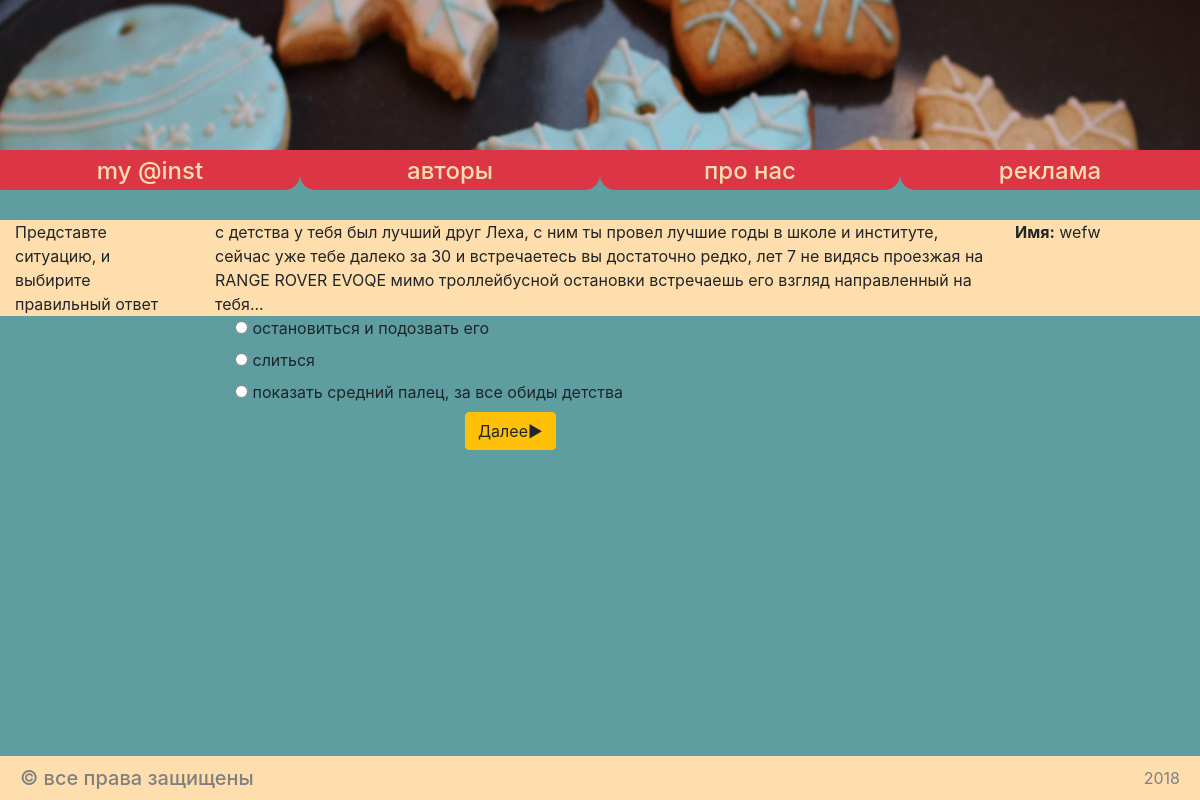
The app's page /third (signed in) with its own data.
### myapp/models/questions.py (models this page shows, shortened)
class quest(Model):
    title = TextField(max_length=30)
    info = TextField(null=True)
    option1 = TextField(null=True)
    option2 = TextField(null=True)
    option3 = TextField(null=True)

### myapp/models/user.py (models this page shows, shortened)
class User(Model):
    id = IntegerField(unique=True, primary_key=True)
    name = TextField(null=False)

### myapp/views.py (the view, shortened to what this page needs)
# urls.py: path('third', views.third, name='third'),
def third(request):
    user = take_user_info(request)
    if request.method == 'GET':
        context = conte(user.id,3)
        return render(request, 'third_page.html', context)
    return render(request, 'too_page.html')

### myapp/views.py (called while the page is built)
def take_user_info(request):
    user_id = request.session['user_id']
    if not user_id:
        return redirect('index')
    user = User.objects.get(id=user_id)
    return user

def conte(a,b):
    user = User.objects.get(id=a)
    que1 = quest.objects.get(id=b)
    rname = user.name
    txfo = que1.info
    op1 = que1.option1
    op2 = que1.option2
    op3 = que1.option3
    context = {'name': rname, 'info': txfo, 'op1': op1, 'op2': op2, 'op3': op3}
    return context

### myapp/templates/third_page.html (shortened to what this page needs)
{% extends "wrapper.html" %}
{% block content %}
    <div class="container-fluid static_txt" style="margin-top: 30px;">
        <div class="row">
            <div
                 class="col-md-2 ">
             Представте ситуацию, и выбирите правильный ответ
            </div>
            <div
                class="col-md-8">
             {{ info }}
          </div>
          <div
                class="col-md-2">
             <strong>Имя:</strong> {{ name }}
          </div>
        </div>
    </div>
<div class="container">
    <form action="" method="POST">
        <div class="row">
            <div class="col-md-10 offset-2">
                <div class="radio">
                      <label>
                        <input type="radio" name="optionsRadios" id="optionsRadios1" value="options1">
                        {{ op1 }}
                      </label>
                </div>
                <div class="radio">
                      <label>
                        <input type="radio" name="optionsRadios" id="optionsRadios2" value="options2">
                        {{ op2 }}
                      </label>
                </div>
                <div class="radio">
                      <label>
                        <input type="radio" name="optionsRadios" id="optionsRadios3" value="options3">
                          {{ op3 }}
                      </label>
                </div>
                <button class="btn btn-warning offset-3" type="submit">Далее&#9658</button>
            </div>
        </div>
    </form>
</div>
<footer class="info">
    <h5>&copy все права защищены<small>2018</small></h5>
</footer>
{% endblock %}

### myapp/static/css/some_html.css (style rules this page uses)
body { background-color: #5F9EA0; }
footer { padding: 10px 20px; background: #FFDEAD; position: absolute; bottom: 0; left:0; right:0; width: 100%; color:grey; }
footer h5 { margin: 0; }
footer h5 small { float: right; padding-top: 3px; }
.static_txt { background-color:#FFDEAD; }

### records on screen
quest: info "с детства у тебя был лучший друг Леха, с ним ты провел лучшие годы в школе и институте, сейчас уже тебе далеко за 30 и встречаетесь вы достаточно редко, лет 7 не видясь проезжая на RANGE ROVER EVOQE мимо троллейбусной остановки встречаешь его взгляд направленный на тебя...", option1 "остановиться и подозвать его", option2 "слиться", option3 "показать средний палец, за все обиды детства"
User: name "wefw"
